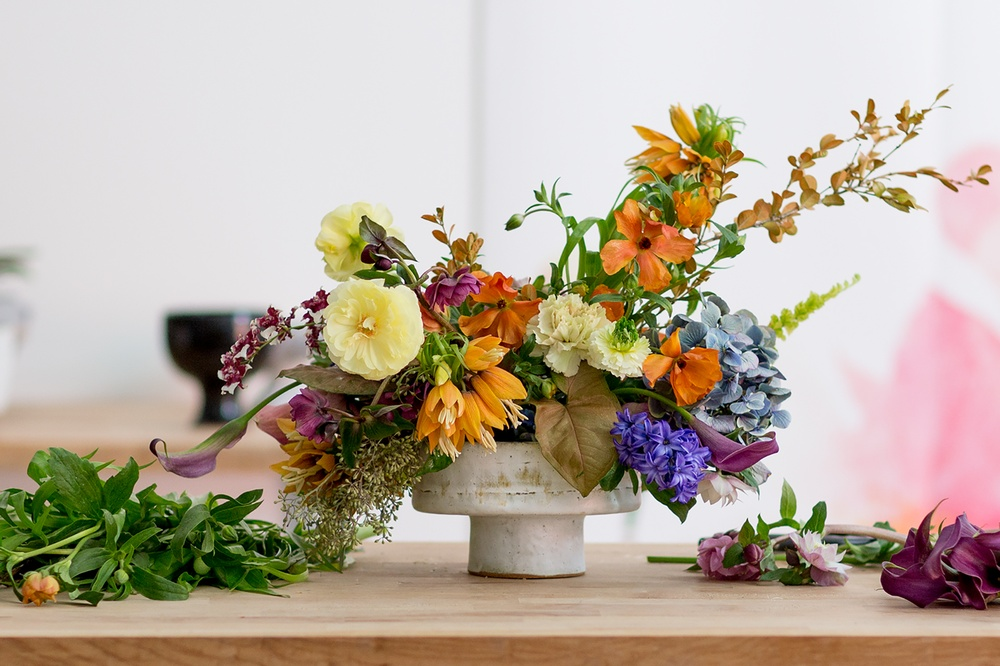
#> input picture python-implementation/examples/Flowers.jpg, 1000 x 666 px, shrunk from 1920 x 1279 before the run
$ jupyter execute 'Image Histogram Examples.ipynb'   (shell and % lines are left out)
#> lines starting #> are read from the running program, lines starting #| are printed output that depends on the picture
## Histograma de una imagen

[cell 1]
import numpy as np
import matplotlib.pyplot as plt
plt.rcParams['image.cmap'] = 'gray'
from skimage import io
from skimage import color

[cell 2]
# Funcion para leer una imagen y guardarla en una varible
I = io.imread("Flowers.jpg")
#> I is the input picture: shape (666, 1000, 3); mean R, G, B 185.5, 172.7, 157.1
# Funcion para mostrar la imagen
plt.imshow(I)

[cell 3]
# Funcion para obtener el histograma de una imagen
def ImHist(Image):
    """
    Calculate the histogram of a grayscale image

    Parameters
    ----------------
    Image : The function receives a grayscale image of N * M dimensions

    Returns
    ----------------
    ImageHistogram : The function returns the histogram of the image on a scale of 0 to 255
    """

    I = np.uint8(Image)
    In = np.asarray(I, dtype = np.uint8)
    [r, c] = I.shape
    H = np.zeros((256, 1))

    for i in range (r):
        for j in range (c):
            k = I[i, j]
            H[k] = H[k] + 1

    ImageHistogram = H
    plt.stem(ImageHistogram, linefmt = 'k-', markerfmt = 'none', basefmt = 'r-')
    plt.title("Histogram")


# Funcion para convertir una imagen a escala de grises
def GscAverage(Image):
    """
    Conversion of a RGB image to a gray image by the Average method

    Parameters
    ----------------
    Image : The function receives a grayscale image of N * M dimensions

    Returns
    ----------------
    IOUT : The function returns a grayscale image by the average method
    """

    Im = Image
    [r, c, ch] = Im.shape
#> r = 666; c = 1000; ch = 3
    IOUT = np.zeros((r, c), dtype = np.uint8)

    ImR = np.double(Im[:,:,0])
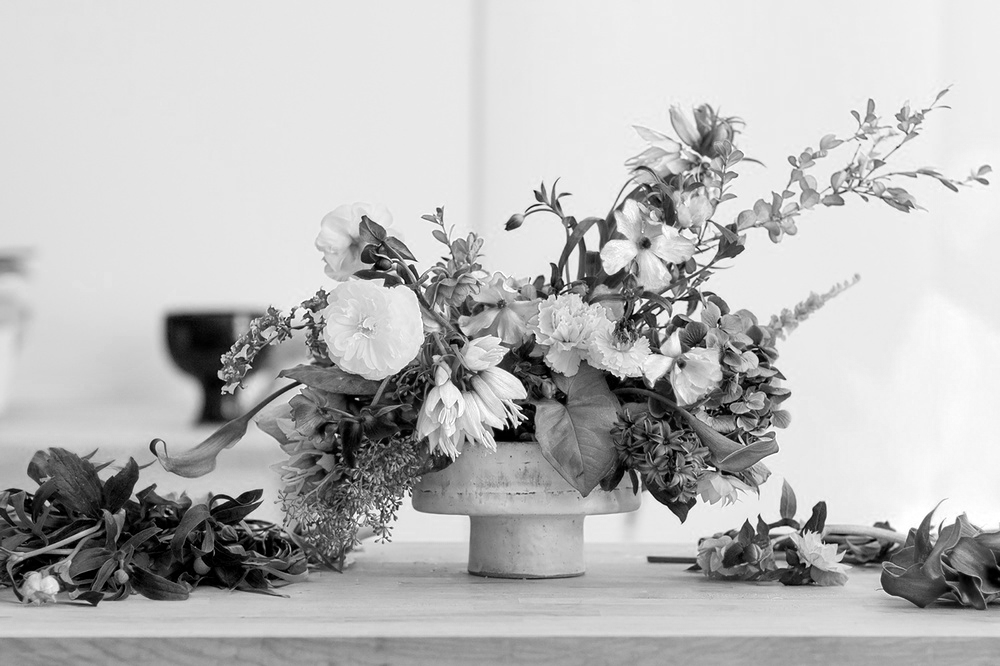
#> ImR: shape (666, 1000) float64; min 0, max 255, mean 185.5
    ImG = np.double(Im[:,:,1])
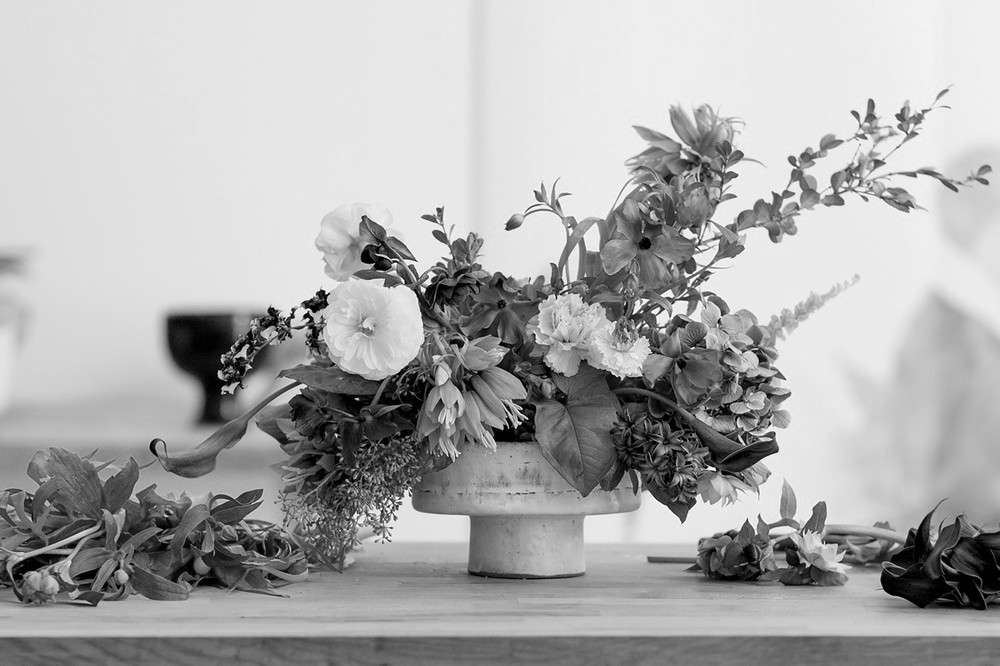
#> ImG: shape (666, 1000) float64; min 0, max 255, mean 172.7
    ImB = np.double(Im[:,:,2])
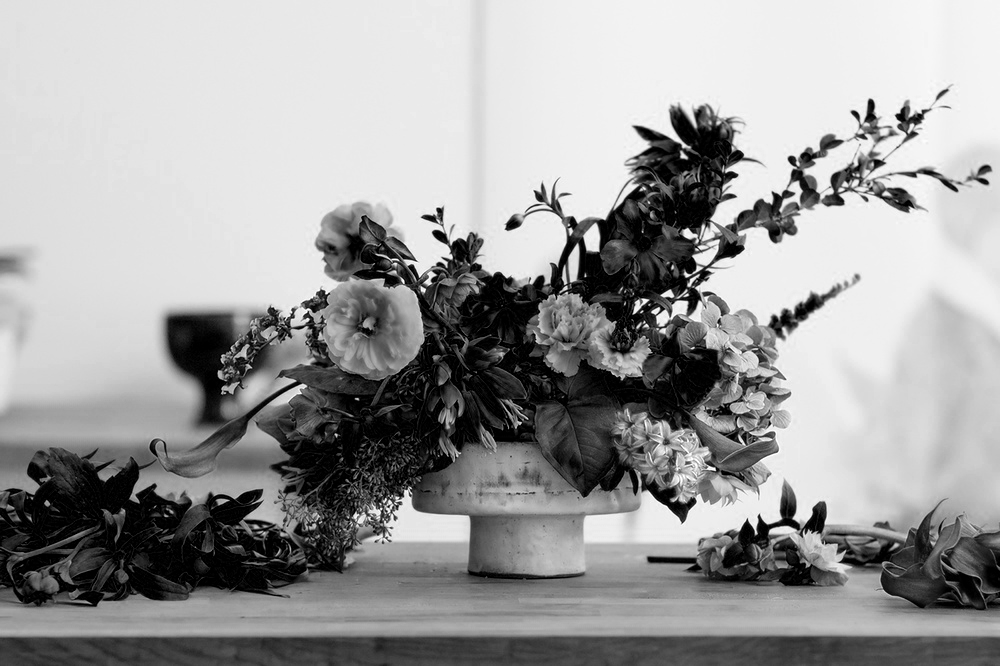
#> ImB: shape (666, 1000) float64; min 0, max 255, mean 157.1

    IOUT = np.uint8((ImR + ImG + ImB)/ch)
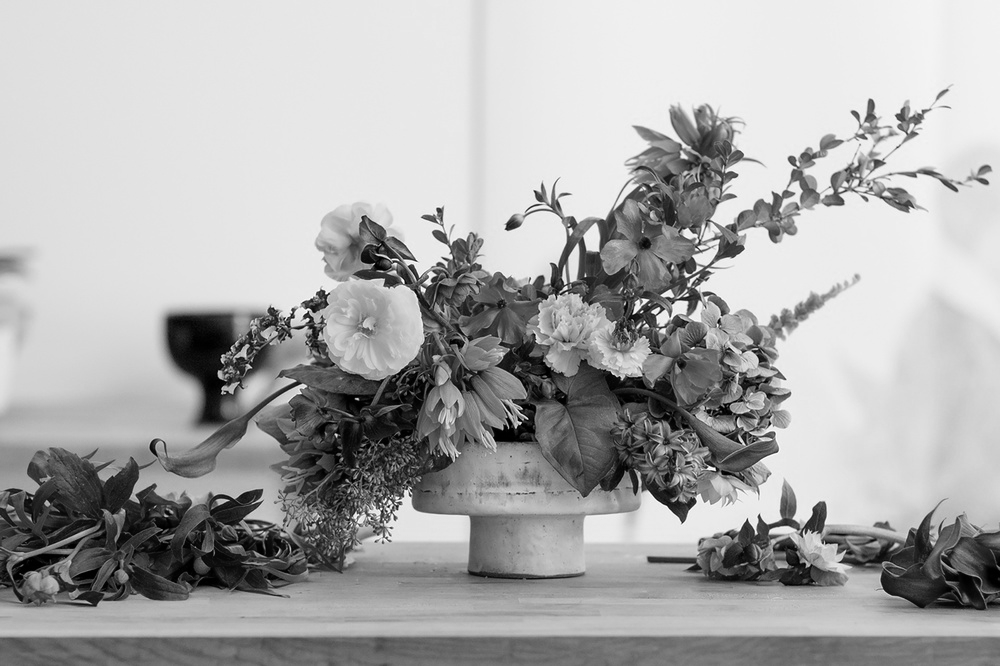
#> IOUT: shape (666, 1000); min 0, max 254, mean 171.5

    return IOUT

[cell 4]
II = GscAverage(I)
ImHist(II)
#> after the loop in ImHist, `for i in range (r):`: H = 256 values, max 25857 at index 232, min 0 at index 255, mean 2601.6
#> in ImHist, `ImageHistogram = H`: ImageHistogram has the same summary as H
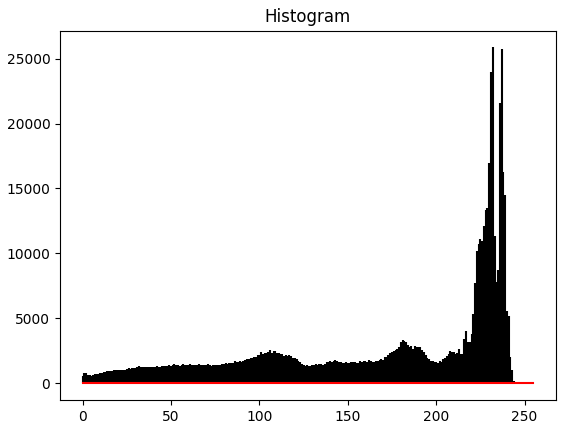
#> figure drawn by matplotlib, 1 panel; curve peaks at x = 232, y = 25857
